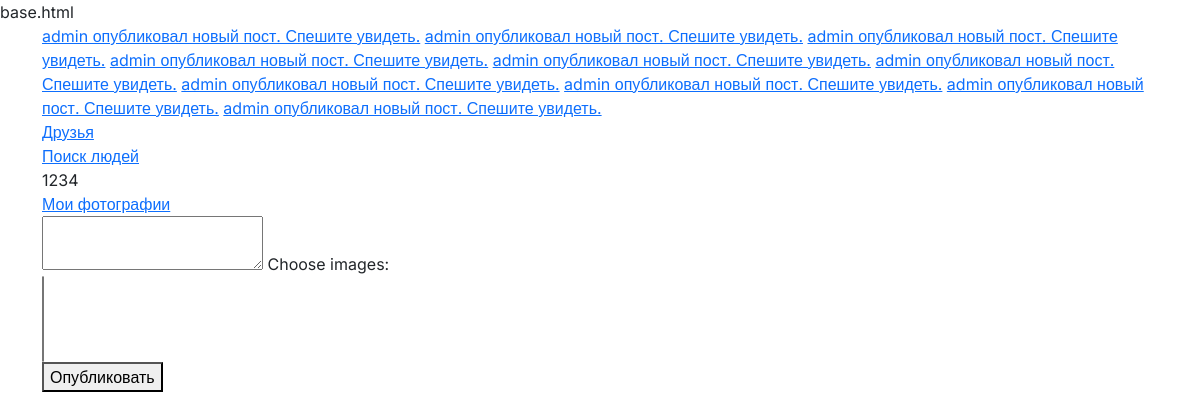
/social_network/my_profile/ (signed in), run on an earlier commit of the app's database.
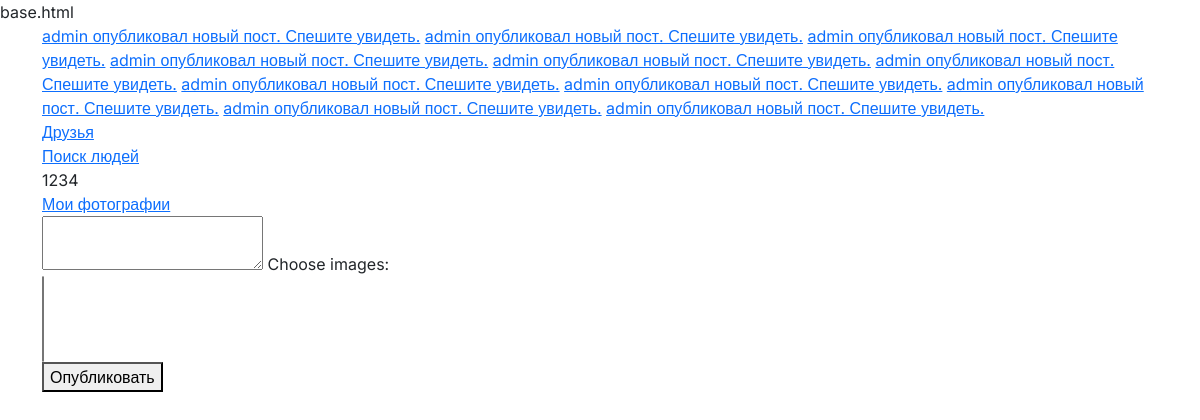
And on a later commit of the database.
### social_network/models.py (models this page shows)
class Notification(models.Model):
    to_profile = models.ManyToManyField(Profile, related_name="notifications")
    content = models.TextField(max_length=200)
    url = models.URLField(max_length=200)

### social_network/views.py (the view)
# urls.py: path("my_profile/", view=views.my_profile, name="my_profile"),
@login_required()
@use_notifications()
def my_profile(request):
    user = request.user
    print(request.notifications)
    return render(request, "social_network/my_profile.html", {"user": user, "publications": user.social_network_profile.publications.all(), "images": user.social_network_profile.profile_images.all()})

### social_network/templates/social_network/my_profile.html (shortened to what this page needs)
{% extends "base.html" %}
{% block content %}
  <div class="container">
    <div>
      {% for notification in request.notifications %}
        <a href="{% url "social_network:process_notification" notification.id %}">{{ notification.content }}</a>
      {% endfor %}
    </div>
    <div>
      <a href="{% url "social_network:friends_list" %}">Друзья</a>
    </div>
    <div>
      <a href="{% url "social_network:find_users" %}">Поиск людей</a>
    </div>
    <div>{{ user.username }}</div>
    <div>
      <a href="{% url "social_network:profile_images" %}">Мои фотографии</a>
    </div>
    <form action="{% url "social_network:create_publication" %}" method="post">
      <textarea name="publication_text" id="1"></textarea>
      <label for="images">Choose images:</label>
      <select class="d-flex flex-column" name="images" id="images" multiple>
      </select>
      <button type="submit">Опубликовать</button>
    </form>
  </div>
{% endblock content %}

### common/templates/base.html (shortened to what this page needs)
<!DOCTYPE html>
<html lang="en">
  <head>
    <link href="https://cdn.jsdelivr.net/npm/bootstrap@5.3.3/dist/css/bootstrap.min.css"
          rel="stylesheet"
 />
  </head>
  <body>
    <span>base.html</span>
    {% block content %}
    {% endblock content %}
  </body>
</html>

### common/templates/base.html (style rules this page uses)
* { font-family: "Inter", sans-serif; font-optical-sizing: auto; font-weight: 400; font-style: normal; font-variation-settings: "slnt" 0; }

What changed in the data, as far as the page shows it:
added Notification: content "admin опубликовал новый пост. Спешите увидеть."
